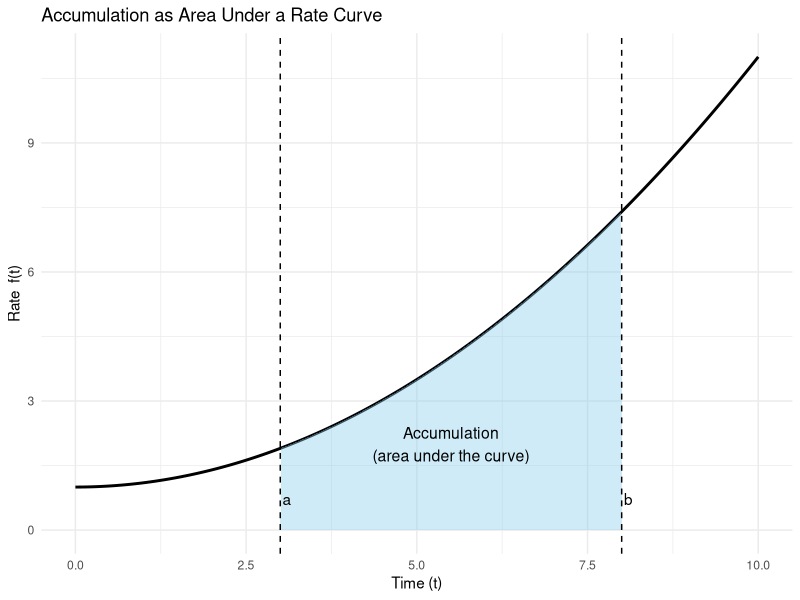
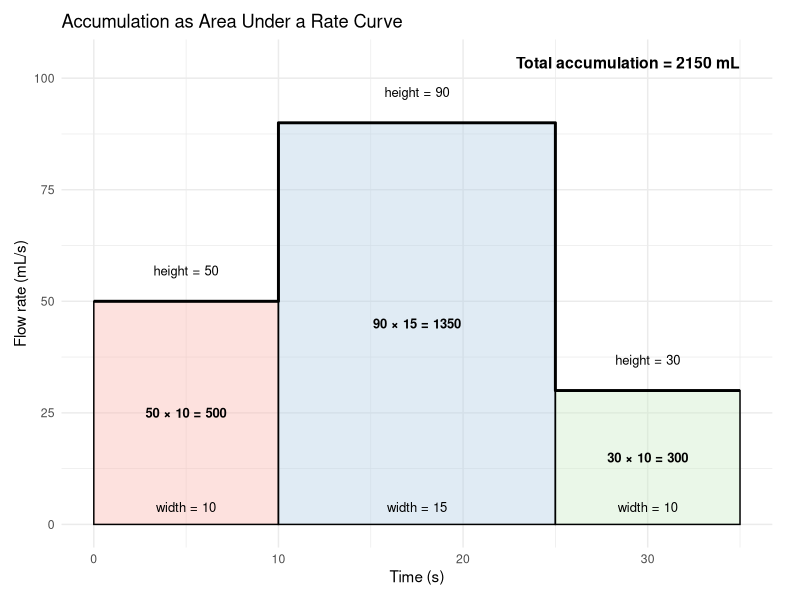
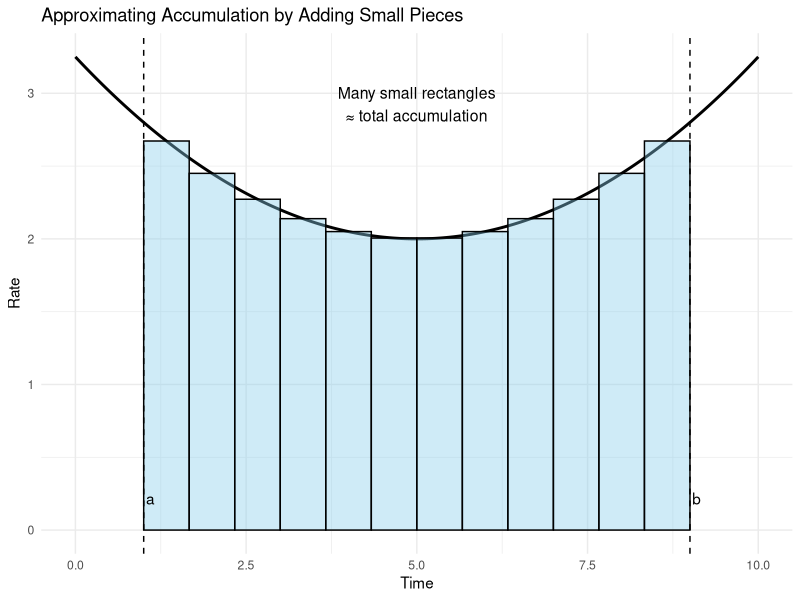
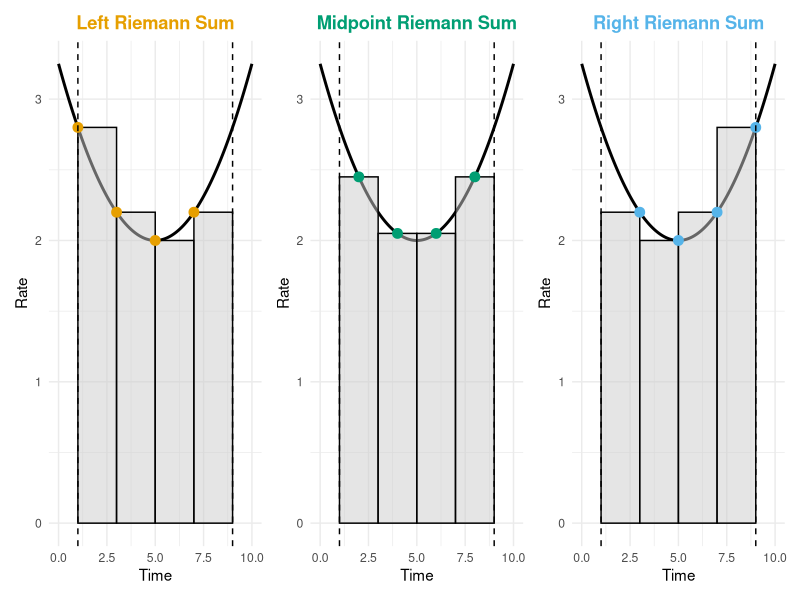
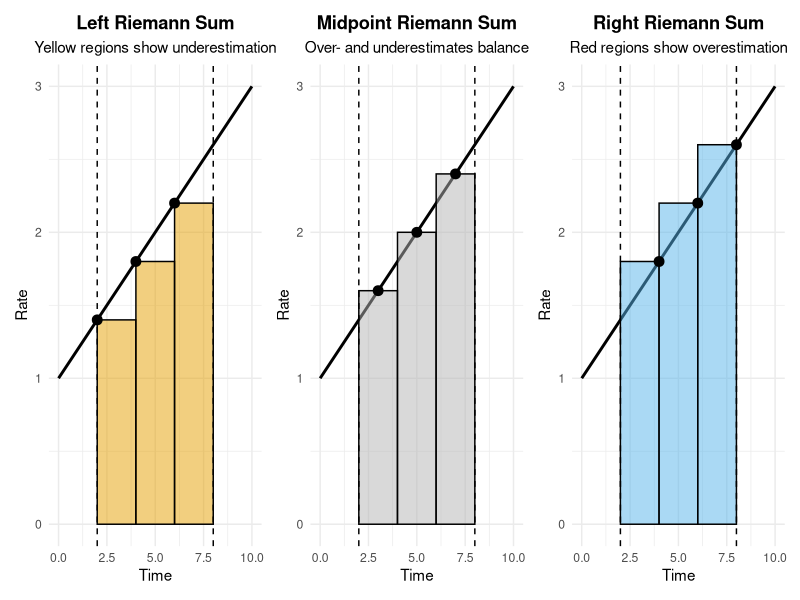
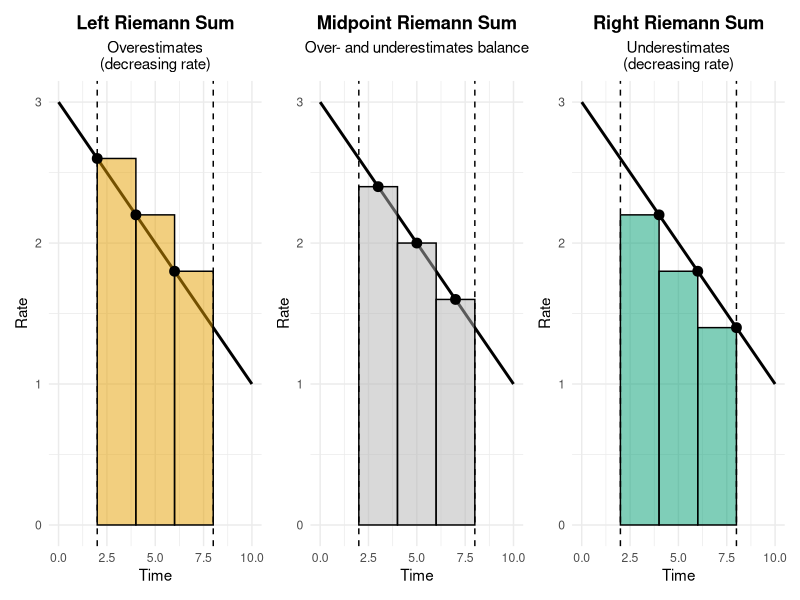
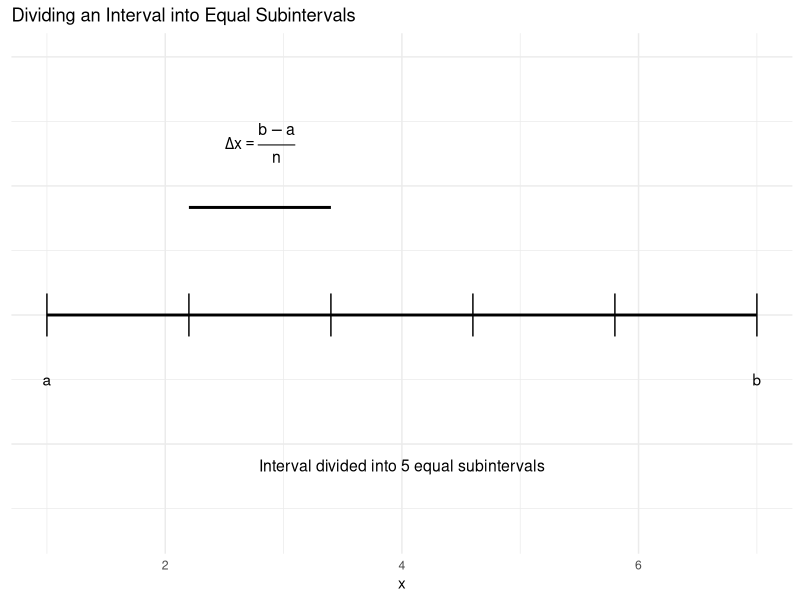
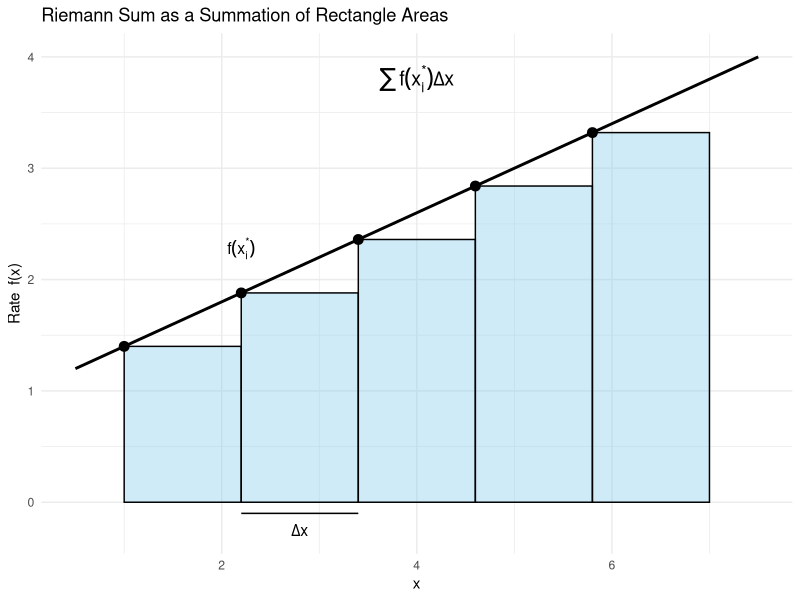

Recreate these plots in R, in order.
## ---- chunk 1

library(ggplot2)

# Define the rate function f(t)
t <- seq(0, 10, length.out = 400)
f <- 0.1 * t^2 + 1   # simple increasing rate

df <- data.frame(t = t, f = f)

# Define accumulation interval
a <- 3
b <- 8

# Data for shading the accumulation region
shade_df <- subset(df, t >= a & t <= b)

ggplot(df, aes(x = t, y = f)) +
  # Rate curve
  geom_line(linewidth = 1) +
  
  # Shaded accumulation region
  geom_area(
    data = shade_df,
    aes(x = t, y = f),
    fill = "skyblue",
    alpha = 0.4
  ) +
  
  # Vertical lines marking a and b
  geom_vline(xintercept = a, linetype = "dashed") +
  geom_vline(xintercept = b, linetype = "dashed") +
  
  # Labels for a and b
  annotate("text", x = a+0.1, y = 1, label = "a", vjust = 1.5) +
  annotate("text", x = b+0.1, y = 1, label = "b", vjust = 1.5) +
  
  # Annotation for accumulation
  annotate(
    "text",
    x = (a + b) / 2,
    y = 2,
    label = "Accumulation\n(area under the curve)",
    size = 4
  ) +
  
  labs(
    title = "Accumulation as Area Under a Rate Curve",
    x = "Time (t)",
    y = "Rate  f(t)"
  ) +
  
  theme_minimal()

## ---- chunk 2

library(ggplot2)

# Piecewise-constant flow rate r(t) in mL/s
rects <- data.frame(
  t0 = c(0, 10, 25),
  t1 = c(10, 25, 35),
  r  = c(50, 90, 30)
)

# Widths and accumulation
rects$dt <- rects$t1 - rects$t0
rects$area <- rects$r * rects$dt
rects$mid_t <- (rects$t0 + rects$t1) / 2

total_volume_ml <- sum(rects$area)

# Step curve for rate
step_df <- data.frame(
  t = c(0, 10, 25, 35),
  r = c(50, 90, 30, 30)
)

ggplot() +
  # Shaded rectangles (each a different color)
  geom_rect(
    data = rects,
    aes(xmin = t0, xmax = t1, ymin = 0, ymax = r, fill = factor(t0)),
    alpha = 0.4,
    color = "black"
  ) +
  
  # Step curve
  geom_step(
    data = step_df,
    aes(x = t, y = r),
    linewidth = 1
  ) +
  
  # Height annotations
  geom_text(
    data = rects,
    aes(x = mid_t, y = r +8, label = paste0("height = ", r)),
    vjust = 1,
    size = 3.3
  ) +
  
  # Width annotations
  geom_text(
    data = rects,
    aes(x = mid_t, y = 5, label = paste0("width = ", dt)),
    vjust = 1,
    size = 3.3
  ) +
  
  # Area (height × width) annotations
  geom_text(
    data = rects,
    aes(
      x = mid_t,
      y = r/2,
      label = paste0(r, " × ", dt, " = ", area)
    ),
    fontface = "bold",
    size = 3.3
  ) +
  
  # Total accumulation annotation
  annotate(
    "text",
    x = max(rects$t1),
    y = max(rects$r) * 1.15,
    hjust = 1,
    label = paste0("Total accumulation = ", total_volume_ml, " mL"),
    fontface = "bold",
    size = 4
  ) +
  
  labs(
    title = "Accumulation as Area Under a Rate Curve",
    x = "Time (s)",
    y = "Flow rate (mL/s)"
  ) +
  
  scale_fill_brewer(palette = "Pastel1") +
  theme_minimal() +
  theme(
    legend.position = "none",
    plot.margin = margin(10, 20, 10, 10)
  )

## ---- chunk 3

library(ggplot2)

# Define a smooth rate function
t <- seq(0, 10, length.out = 500)
f <- 0.05 * (t - 5)^2 + 2

df <- data.frame(t = t, f = f)

# Riemann sum setup
n <- 12
a <- 1
b <- 9
dt <- (b - a) / n

rects <- data.frame(
  t0 = seq(a, b - dt, by = dt)
)
rects$t1 <- rects$t0 + dt
rects$mid <- (rects$t0 + rects$t1) / 2
rects$height <- 0.05 * (rects$mid - 5)^2 + 2

ggplot(df, aes(x = t, y = f)) +
  # Rate curve
  geom_line(linewidth = 1) +
  
  # Riemann rectangles (IMPORTANT: inherit.aes = FALSE)
  geom_rect(
    data = rects,
    aes(xmin = t0, xmax = t1, ymin = 0, ymax = height),
    inherit.aes = FALSE,
    fill = "skyblue",
    alpha = 0.4,
    color = "black"
  ) +
  
  # Mark interval endpoints
  geom_vline(xintercept = a, linetype = "dashed") +
  geom_vline(xintercept = b, linetype = "dashed") +
  
  annotate("text", x = a+0.1, y = 0.3, label = "a", vjust = 1.5) +
  annotate("text", x = b+0.1, y = 0.3, label = "b", vjust = 1.5) +
  
  annotate(
    "text",
    x = (a + b) / 2,
    y = max(f) * 0.9,
    label = "Many small rectangles\n≈ total accumulation",
    size = 4
  ) +
  
  labs(
    title = "Approximating Accumulation by Adding Small Pieces",
    x = "Time",
    y = "Rate"
  ) +
  
  theme_minimal()



## ---- chunk 4

library(ggplot2)
library(patchwork)

# Smooth rate function
t <- seq(0, 10, length.out = 500)
f <- 0.05 * (t - 5)^2 + 2
curve_df <- data.frame(t = t, f = f)

# Interval and partition
a <- 1
b <- 9
n <- 4
dt <- (b - a) / n

# Base subintervals
base <- data.frame(
  t0 = seq(a, b - dt, by = dt)
)
base$t1 <- base$t0 + dt
base$left  <- base$t0
base$right <- base$t1
base$mid   <- (base$t0 + base$t1) / 2

# Helper to build a plot
make_plot <- function(sample_t, title, color) {
  
  rects <- data.frame(
    t0 = base$t0,
    t1 = base$t1,
    height = 0.05 * (sample_t - 5)^2 + 2,
    sample_t = sample_t
  )
  
  rects$sample_height <- 0.05 * (rects$sample_t - 5)^2 + 2
  
  ggplot(curve_df, aes(x = t, y = f)) +
    geom_line(linewidth = 1) +
    geom_rect(
      data = rects,
      aes(xmin = t0, xmax = t1, ymin = 0, ymax = height),
      inherit.aes = FALSE,
      fill = "grey80",
      alpha = 0.5,
      color = "black"
    ) +
    geom_point(
      data = rects,
      aes(x = sample_t, y = sample_height),
      inherit.aes = FALSE,
      size = 3,
      color = color
    ) +
    geom_vline(xintercept = c(a, b), linetype = "dashed") +
    labs(
      title = title,
      x = "Time",
      y = "Rate"
    ) +
    theme_minimal() +
    theme(
      plot.title = element_text(face = "bold", color = color, hjust = 0.5)
    )
}

# Colors
left_col  <- "#E69F00"
mid_col   <- "#009E73"
right_col <- "#56B4E9"

# Build plots
p_left  <- make_plot(base$left,  "Left Riemann Sum", left_col)
p_mid   <- make_plot(base$mid,   "Midpoint Riemann Sum", mid_col)
p_right <- make_plot(base$right, "Right Riemann Sum", right_col)

# Combine
p_left | p_mid | p_right

## ---- chunk 5

library(ggplot2)
library(patchwork)

# Increasing rate function
f_fun <- function(t) 0.2 * t + 1

t <- seq(0, 10, length.out = 500)
curve_df <- data.frame(t = t, f = f_fun(t))

# Interval and partition
a <- 2
b <- 8
n <- 3
dt <- (b - a) / n

base <- data.frame(
  t0 = seq(a, b - dt, by = dt)
)
base$t1 <- base$t0 + dt
base$left  <- base$t0
base$right <- base$t1
base$mid   <- (base$t0 + base$t1) / 2

# Build triangle error regions
make_error_triangles <- function(sample_t, type = c("under", "over")) {
  type <- match.arg(type)
  
  do.call(
    rbind,
    lapply(seq_len(nrow(base)), function(i) {
      
      t_seq <- seq(base$t0[i], base$t1[i], length.out = 50)
      curve_vals <- f_fun(t_seq)
      rect_height <- f_fun(sample_t[i])
      
      if (type == "under") {
        keep <- curve_vals > rect_height
        ymin <- rect_height
        ymax <- curve_vals
        fill <- "under"
      } else {
        keep <- curve_vals < rect_height
        ymin <- curve_vals
        ymax <- rect_height
        fill <- "over"
      }
      
      if (!any(keep)) return(NULL)
      
      data.frame(
        t = t_seq[keep],
        ymin = ymin[keep],
        ymax = ymax[keep],
        fill = fill
      )
    })
  )
}

# Plot builder
make_plot <- function(sample_t, title, rect_fill, error_type, subtitle) {
  
  rects <- data.frame(
    t0 = base$t0,
    t1 = base$t1,
    height = f_fun(sample_t),
    sample_t = sample_t
  )
  
  p <- ggplot(curve_df, aes(x = t, y = f)) +
    geom_line(linewidth = 1) +
    
    # Rectangles
    geom_rect(
      data = rects,
      aes(xmin = t0, xmax = t1, ymin = 0, ymax = height),
      inherit.aes = FALSE,
      fill = rect_fill,
      alpha = 0.5,
      color = "black"
    ) +
    
    # Sampling points
    geom_point(
      data = rects,
      aes(x = sample_t, y = height),
      inherit.aes = FALSE,
      size = 3
    ) +
    
    geom_vline(xintercept = c(a, b), linetype = "dashed") +
    
    labs(
      title = title,
      subtitle = subtitle,
      x = "Time",
      y = "Rate"
    ) +
    
    theme_minimal() +
    theme(
      legend.position = "none",
      plot.title = element_text(face = "bold", hjust = 0.5),
      plot.subtitle = element_text(hjust = 0.5)
    )
  
  # Add error shading ONLY if needed
  if (error_type != "none") {
    
    error_df <- make_error_triangles(sample_t, error_type)
    
    p <- p +
      geom_ribbon(
        data = error_df,
        aes(x = t, ymin = ymin, ymax = ymax, fill = fill),
        inherit.aes = FALSE,
        alpha = 0.6
      ) +
      scale_fill_manual(
        values = c(
          "under" = "#F0E442",
          "over"  = "#D55E00"
        )
      )
  }
  
  p
}

# Build panels
p_left <- make_plot(
  base$left,
  "Left Riemann Sum",
  rect_fill = "#E69F00",
  error_type = "under",
  subtitle = "Yellow regions show underestimation"
)

p_mid <- make_plot(
  base$mid,
  "Midpoint Riemann Sum",
  rect_fill = "grey70",
  error_type = "none",
  subtitle = "Over- and underestimates balance"
)

p_right <- make_plot(
  base$right,
  "Right Riemann Sum",
  rect_fill = "#56B4E9",
  error_type = "over",
  subtitle = "Red regions show overestimation"
)

# Combine panels
p_left | p_mid | p_right


## ---- chunk 6

library(ggplot2)
library(patchwork)

# Decreasing rate function
f_fun <- function(t) -0.2 * t + 3

t <- seq(0, 10, length.out = 500)
curve_df <- data.frame(t = t, f = f_fun(t))

# Interval and partition
a <- 2
b <- 8
n <- 3
dt <- (b - a) / n

base <- data.frame(
  t0 = seq(a, b - dt, by = dt)
)
base$t1 <- base$t0 + dt
base$left  <- base$t0
base$right <- base$t1
base$mid   <- (base$t0 + base$t1) / 2

# Build triangle error regions
make_error_triangles <- function(sample_t, type = c("under", "over")) {
  type <- match.arg(type)
  
  do.call(
    rbind,
    lapply(seq_len(nrow(base)), function(i) {
      
      t_seq <- seq(base$t0[i], base$t1[i], length.out = 50)
      curve_vals <- f_fun(t_seq)
      rect_height <- f_fun(sample_t[i])
      
      if (type == "under") {
        keep <- curve_vals > rect_height
        ymin <- rect_height
        ymax <- curve_vals
        fill <- "under"
      } else {
        keep <- curve_vals < rect_height
        ymin <- curve_vals
        ymax <- rect_height
        fill <- "over"
      }
      
      if (!any(keep)) return(NULL)
      
      data.frame(
        t = t_seq[keep],
        ymin = ymin[keep],
        ymax = ymax[keep],
        fill = fill
      )
    })
  )
}

# Plot builder
make_plot <- function(sample_t, title, rect_fill, error_type, subtitle) {
  
  rects <- data.frame(
    t0 = base$t0,
    t1 = base$t1,
    height = f_fun(sample_t),
    sample_t = sample_t
  )
  
  p <- ggplot(curve_df, aes(x = t, y = f)) +
    geom_line(linewidth = 1) +
    
    geom_rect(
      data = rects,
      aes(xmin = t0, xmax = t1, ymin = 0, ymax = height),
      inherit.aes = FALSE,
      fill = rect_fill,
      alpha = 0.5,
      color = "black"
    ) +
    
    geom_point(
      data = rects,
      aes(x = sample_t, y = height),
      inherit.aes = FALSE,
      size = 3
    ) +
    
    geom_vline(xintercept = c(a, b), linetype = "dashed") +
    
    labs(
      title = title,
      subtitle = subtitle,
      x = "Time",
      y = "Rate"
    ) +
    
    theme_minimal() +
    theme(
      legend.position = "none",
      plot.title = element_text(face = "bold", hjust = 0.5),
      plot.subtitle = element_text(hjust = 0.5)
    )
  
  if (error_type != "none") {
    
    error_df <- make_error_triangles(sample_t, error_type)
    
    p <- p +
      geom_ribbon(
        data = error_df,
        aes(x = t, ymin = ymin, ymax = ymax, fill = fill),
        inherit.aes = FALSE,
        alpha = 0.6
      ) +
      scale_fill_manual(
        values = c(
          "under" = "#56B4E9",  # blue = missing area
          "over"  = "#D55E00"   # red = extra area
        )
      )
  }
  
  p
}

# Build panels (NOTE: error types flipped)
p_left <- make_plot(
  base$left,
  "Left Riemann Sum",
  rect_fill = "#E69F00",
  error_type = "over",
  subtitle = "Overestimates\n(decreasing rate)"
)

p_mid <- make_plot(
  base$mid,
  "Midpoint Riemann Sum",
  rect_fill = "grey70",
  error_type = "none",
  subtitle = "Over- and underestimates balance"
)

p_right <- make_plot(
  base$right,
  "Right Riemann Sum",
  rect_fill = "#009E73",
  error_type = "under",
  subtitle = "Underestimates\n(decreasing rate)"
)

# Combine panels
p_left | p_mid | p_right

## ---- chunk 7

library(ggplot2)

# Interval and number of subintervals
a <- 1
b <- 7
n <- 5
dx <- (b - a) / n

# Subinterval endpoints
x_vals <- seq(a, b, length.out = n + 1)

df <- data.frame(
  x0 = x_vals[-length(x_vals)],
  x1 = x_vals[-1]
)

ggplot() +
  # Draw interval line
  geom_segment(aes(x = a, xend = b, y = 0, yend = 0), linewidth = 1) +
  
  # Draw subinterval boundaries
  geom_segment(
    data = df,
    aes(x = x0, xend = x0, y = -0.05, yend = 0.05)
  ) +
  geom_segment(
    aes(x = b, xend = b, y = -0.05, yend = 0.05)
  ) +
  
  # Label a and b
  annotate("text", x = a, y = -0.15, label = "a") +
  annotate("text", x = b, y = -0.15, label = "b") +
  
  # Highlight one Δx
  annotate(
    "segment",
    x = df$x0[2],
    xend = df$x1[2],
    y = 0.25,
    yend = 0.25,
    linewidth = 1
  ) +
  annotate(
    "text",
    x = mean(c(df$x0[2], df$x1[2])),
    y = 0.4,
    label = expression(Delta * x == frac(b - a, n)),
    size = 4
  ) +
  
  # Label n
  annotate(
    "text",
    x = (a + b) / 2,
    y = -0.35,
    label = paste("Interval divided into", n, "equal subintervals"),
    size = 4
  ) +
  
  coord_cartesian(ylim = c(-0.5, 0.6)) +
  labs(
    title = "Dividing an Interval into Equal Subintervals",
    x = "x",
    y = NULL
  ) +
  
  theme_minimal() +
  theme(
    axis.text.y = element_blank(),
    axis.ticks.y = element_blank()
  )

## ---- chunk 8

library(ggplot2)

# Rate function
f_fun <- function(x) 0.4 * x + 1

# Interval and partition
a <- 1
b <- 7
n <- 5
dx <- (b - a) / n

# Left Riemann sum setup
x_left <- seq(a, b - dx, by = dx)

rects <- data.frame(
  x0 = x_left,
  x1 = x_left + dx,
  x_star = x_left,
  height = f_fun(x_left)
)

curve_x <- seq(a - 0.5, b + 0.5, length.out = 400)
curve_df <- data.frame(x = curve_x, y = f_fun(curve_x))

ggplot(curve_df, aes(x = x, y = y)) +
  # Rate curve
  geom_line(linewidth = 1) +
  
  # Rectangles (terms in the sum)
  geom_rect(
    data = rects,
    aes(xmin = x0, xmax = x1, ymin = 0, ymax = height),
    inherit.aes = FALSE,
    fill = "skyblue",
    alpha = 0.4,
    color = "black"
  ) +
  
  # Sample points f(x_i*)
  geom_point(
    data = rects,
    aes(x = x_star, y = height),
    inherit.aes = FALSE,
    size = 3
  ) +
  
  # Label Δx on one rectangle
  annotate(
    "segment",
    x = rects$x0[2],
    xend = rects$x1[2],
    y = -0.1,
    yend = -0.1
  ) +
  annotate(
    "text",
    x = mean(c(rects$x0[2], rects$x1[2])),
    y = -0.25,
    label = expression(Delta * x),
    size = 4
  ) +
  
  # Label f(x_i*)
  annotate(
    "text",
    x = rects$x_star[2],
    y = rects$height[2] + 0.4,
    label = expression(f(x[i]^"*")),
    size = 4
  ) +
  
  # Summation annotation
  annotate(
    "text",
    x = (a + b) / 2,
    y = max(curve_df$y) * 0.95,
    label = expression(sum(f(x[i]^"*") * Delta * x)),
    size = 5
  ) +
  
  labs(
    title = "Riemann Sum as a Summation of Rectangle Areas",
    x = "x",
    y = "Rate  f(x)"
  ) +
  
  theme_minimal()

## ---- chunk 9

library(ggplot2)

# Function
f_fun <- function(x) x^2

# Interval and parameters
a <- 1
b <- 7
n <- 3
dx <- (b - a) / n

# Left endpoints
x_left <- seq(a, b - dx, by = dx)

rects <- data.frame(
  x0 = x_left,
  x1 = x_left + dx,
  height = f_fun(x_left)
)

# Curve for plotting
x_curve <- seq(a, b, length.out = 400)
curve_df <- data.frame(x = x_curve, y = f_fun(x_curve))

ggplot(curve_df, aes(x = x, y = y)) +
  # Function curve
  geom_line(linewidth = 1) +
  
  # Left Riemann rectangles
  geom_rect(
    data = rects,
    aes(xmin = x0, xmax = x1, ymin = 0, ymax = height),
    inherit.aes = FALSE,
    fill = "skyblue",
    alpha = 0.4,
    color = "black"
  ) +
  
  # Left endpoint markers
  geom_point(
    data = rects,
    aes(x = x0, y = height),
    inherit.aes = FALSE,
    size = 3
  ) +
  
  labs(
    title = "Left-Hand Riemann Sum for f(x) = x² (n = 3)",
    subtitle = "Rectangles use left endpoints; estimate = 70",
    x = "x",
    y = "f(x)"
  ) +
  
  theme_minimal()

## ---- chunk 10

library(ggplot2)

# Function
f_fun <- function(x) x^2

# Interval and partition (same as worked example)
a <- 1
b <- 7
n <- 3
dx <- (b - a) / n

# Smooth curve
x_curve <- seq(a - 0.5, b + 0.5, length.out = 400)
curve_df <- data.frame(x = x_curve, y = f_fun(x_curve))

# Base subintervals
base <- data.frame(
  x0 = seq(a, b - dx, by = dx)
)
base$x1 <- base$x0 + dx
base$left  <- base$x0
base$right <- base$x1
base$mid   <- (base$x0 + base$x1) / 2

# Rectangle data for all methods
rects <- rbind(
  data.frame(
    x0 = base$x0,
    x1 = base$x1,
    x_star = base$left,
    height = f_fun(base$left),
    method = "Left Riemann Sum\n(underestimate)"
  ),
  data.frame(
    x0 = base$x0,
    x1 = base$x1,
    x_star = base$mid,
    height = f_fun(base$mid),
    method = "Midpoint Riemann Sum\n(best balance)"
  ),
  data.frame(
    x0 = base$x0,
    x1 = base$x1,
    x_star = base$right,
    height = f_fun(base$right),
    method = "Right Riemann Sum\n(overestimate)"
  )
)

ggplot(curve_df, aes(x = x, y = y)) +
  # True curve
  geom_line(linewidth = 1) +
  
  # Rectangles
  geom_rect(
    data = rects,
    aes(xmin = x0, xmax = x1, ymin = 0, ymax = height),
    inherit.aes = FALSE,
    fill = "grey70",
    alpha = 0.5,
    color = "black"
  ) +
  
  # Sample points
  geom_point(
    data = rects,
    aes(x = x_star, y = height),
    inherit.aes = FALSE,
    size = 3
  ) +
  
  # Interval boundaries
  geom_vline(xintercept = c(a, b), linetype = "dashed") +
  
  facet_wrap(~ method, nrow = 1) +
  
  labs(
    title = "Comparing Riemann Sum Methods for f(x) = x² on [1, 7]",
    x = "x",
    y = "f(x)"
  ) +
  
  theme_minimal() +
  theme(
    strip.text = element_text(face = "bold"),
    panel.spacing = unit(1, "lines")
  )

## ---- chunk 11

library(ggplot2)
library(patchwork)

# Increasing function
f_fun <- function(x) 0.5 * x + 1

# Interval
a <- 0
b <- 6

# True area (exact integral)
true_area <- integrate(f_fun, a, b)$value

# Helper function to build a plot
make_plot <- function(n_rect, title_suffix) {
  
  dx <- (b - a) / n_rect
  x_left <- seq(a, b - dx, by = dx)
  
  rects <- data.frame(
    x0 = x_left,
    x1 = x_left + dx,
    height = f_fun(x_left)
  )
  
  approx_area <- sum(rects$height * dx)
  
  curve_x <- seq(a, b, length.out = 400)
  curve_df <- data.frame(x = curve_x, y = f_fun(curve_x))
  
  ggplot(curve_df, aes(x = x, y = y)) +
    geom_line(linewidth = 1) +
    geom_rect(
      data = rects,
      aes(xmin = x0, xmax = x1, ymin = 0, ymax = height),
      inherit.aes = FALSE,
      fill = "#E69F00",
      alpha = 0.5,
      color = "black"
    ) +
    labs(
      title = paste0("Left Riemann Sum (", n_rect, " rectangles)"),
      subtitle = paste0(
        "Rectangle area = ", round(approx_area, 2),
        "   |   True area = ", round(true_area, 2)
      ),
      x = "x",
      y = "f(x)"
    ) +
    theme_minimal() +
    theme(
      plot.title = element_text(face = "bold", hjust = 0.5),
      plot.subtitle = element_text(hjust = 0.5)
    )
}

# Build panels
p1 <- make_plot(3, "3 rectangles")
p2 <- make_plot(8, "8 rectangles")
p3 <- make_plot(20, "20 rectangles")

# Combine
p1 | p2 | p3

## ---- chunk 12

library(ggplot2)

# Function
f_fun <- function(x) x^2

# Interval
a <- 1
b <- 7

# True area
true_area <- integrate(f_fun, a, b)$value

# Helper function to build rectangle data
build_rects <- function(n) {
  dx <- (b - a) / n
  x_left <- seq(a, b - dx, by = dx)
  
  data.frame(
    x0 = x_left,
    x1 = x_left + dx,
    height = f_fun(x_left),
    n = factor(paste0("n = ", n), levels = c("n = 3", "n = 8", "n = 20"))
  )
}

# Rectangle data for each n
rects <- rbind(
  build_rects(3),
  build_rects(8),
  build_rects(20)
)

# Curve
x_curve <- seq(a, b, length.out = 500)
curve_df <- data.frame(x = x_curve, y = f_fun(x_curve))

ggplot(curve_df, aes(x = x, y = y)) +
  geom_line(linewidth = 1) +
  geom_rect(
    data = rects,
    aes(xmin = x0, xmax = x1, ymin = 0, ymax = height),
    inherit.aes = FALSE,
    fill = "#E69F00",
    alpha = 0.4,
    color = "black"
  ) +
  geom_vline(xintercept = c(a, b), linetype = "dashed") +
  facet_wrap(~ n, nrow = 1) +
  labs(
    title = "Left-Hand Riemann Sums for f(x) = x² on [1, 7]",
    subtitle = paste0("True area = ", round(true_area, 2)),
    x = "x",
    y = "f(x)"
  ) +
  theme_minimal() +
  theme(
    strip.text = element_text(face = "bold"),
    panel.spacing = unit(1, "lines")
  )



## ---- chunk 13

library(ggplot2)
library(patchwork)

# Function
f_fun <- function(x) x^2

# Interval and partition
a <- 1
b <- 7
n <- 3
dx <- (b - a) / n

# Partition points
x_vals <- seq(a, b, by = dx)
y_vals <- f_fun(x_vals)

# Smooth curve
x_curve <- seq(a - 1, b + 1, length.out = 400)
curve_df <- data.frame(x = x_curve, y = f_fun(x_curve))

# ---------- Left Riemann rectangles ----------
rect_df <- data.frame(
  x0 = x_vals[-length(x_vals)],
  x1 = x_vals[-1],
  height = f_fun(x_vals[-length(x_vals)])
)

p_left <- ggplot(curve_df, aes(x = x, y = y)) +
  geom_line(linewidth = 1) +
  geom_rect(
    data = rect_df,
    aes(xmin = x0, xmax = x1, ymin = 0, ymax = height),
    inherit.aes = FALSE,
    fill = "#56B4E9",
    alpha = 0.5,
    color = "black"
  ) +
  geom_vline(xintercept = x_vals, linetype = "dashed", alpha = 0.5) +
  labs(
    title = "Left-Hand Riemann Sum",
    subtitle = "Rectangles use left-endpoint values",
    x = "x",
    y = "f(x)"
  ) +
  coord_cartesian(ylim = c(0, max(y_vals) * 1.1)) +
  theme_minimal()

# ---------- Trapezoidal rule ----------
trap_df <- do.call(
  rbind,
  lapply(1:(length(x_vals) - 1), function(i) {
    data.frame(
      x = c(x_vals[i], x_vals[i], x_vals[i+1], x_vals[i+1]),
      y = c(0, y_vals[i], y_vals[i+1], 0),
      group = i
    )
  })
)

# Highlight one trapezoid
i_focus <- 2
trap_focus <- subset(trap_df, group == i_focus)
trap_other <- subset(trap_df, group != i_focus)

p_trap <- ggplot(curve_df, aes(x = x, y = y)) +
  geom_line(linewidth = 1) +
  geom_polygon(
    data = trap_other,
    aes(x = x, y = y, group = group),
    fill = "grey80",
    alpha = 0.4,
    color = "black"
  ) +
  geom_polygon(
    data = trap_focus,
    aes(x = x, y = y),
    fill = "#E69F00",
    alpha = 0.6,
    color = "black"
  ) +
  geom_vline(xintercept = x_vals, linetype = "dashed", alpha = 0.5) +
  labs(
    title = "Trapezoidal Rule",
    subtitle = "Uses straight-line approximation between endpoints",
    x = "x",
    y = "f(x)"
  ) +
  coord_cartesian(ylim = c(0, max(y_vals) * 1.1)) +
  theme_minimal()

# ---------- Combine panels ----------
p_left | p_trap

## ---- chunk 14

library(ggplot2)

# Function
f_fun <- function(x) x - 2

# Interval
a <- 0
b <- 4

# Curve
x_vals <- seq(a, b, length.out = 400)
df <- data.frame(x = x_vals, y = f_fun(x_vals))

# Positive and negative regions
df_pos <- subset(df, y >= 0)
df_neg <- subset(df, y < 0)

ggplot(df, aes(x = x, y = y)) +
  geom_hline(yintercept = 0, linewidth = 0.8) +
  geom_line(linewidth = 1) +
  geom_area(
    data = df_pos,
    aes(x = x, y = y),
    fill = "#009E73",
    alpha = 0.5
  ) +
  geom_area(
    data = df_neg,
    aes(x = x, y = y),
    fill = "#D55E00",
    alpha = 0.5
  ) +
  annotate("text", x = 0.8, y = -0.5, label = "Negative contribution", size = 4) +
  annotate("text", x = 3.2, y = 0.5, label = "Positive contribution", size = 4) +
  labs(
    title = "Positive and Negative Contributions to Accumulation",
    x = "x",
    y = "Rate  f(x)"
  ) +
  theme_minimal()
